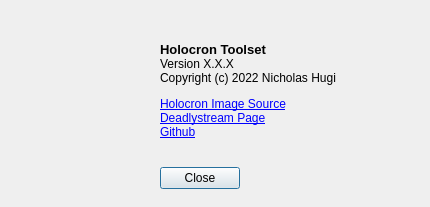
<?xml version="1.0" encoding="UTF-8"?>
<ui version="4.0">
 <class>Dialog</class>
 <widget class="QDialog" name="Dialog">
  <property name="geometry">
   <rect>
    <x>0</x>
    <y>0</y>
    <width>430</width>
    <height>207</height>
   </rect>
  </property>
  <property name="windowTitle">
   <string>About</string>
  </property>
  <widget class="QLabel" name="image">
   <property name="geometry">
    <rect>
     <x>20</x>
     <y>20</y>
     <width>128</width>
     <height>128</height>
    </rect>
   </property>
   <property name="text">
    <string/>
   </property>
   <property name="pixmap">
    <pixmap resource="../../resources/resources.qrc">:/images/icons/sith.png</pixmap>
   </property>
   <property name="scaledContents">
    <bool>true</bool>
   </property>
  </widget>
  <widget class="QWidget" name="verticalLayoutWidget">
   <property name="geometry">
    <rect>
     <x>160</x>
     <y>20</y>
     <width>262</width>
     <height>169</height>
    </rect>
   </property>
   <layout class="QVBoxLayout" name="verticalLayout">
    <item>
     <layout class="QHBoxLayout" name="horizontalLayout">
      <item>
       <widget class="QLabel" name="aboutLabel">
        <property name="sizePolicy">
         <sizepolicy hsizetype="MinimumExpanding" vsizetype="MinimumExpanding">
          <horstretch>0</horstretch>
          <verstretch>0</verstretch>
         </sizepolicy>
        </property>
        <property name="text">
         <string>&lt;html&gt;&lt;head/&gt;&lt;body&gt;&lt;p&gt;&lt;span style=&quot; font-size:10pt; font-weight:600;&quot;&gt;Holocron Toolset&lt;/span&gt;&lt;br/&gt;Version X.X.X&lt;br/&gt;Copyright (c) 2022 Nicholas Hugi&lt;/p&gt;&lt;p&gt;&lt;a href=&quot;https://sketchfab.com/3d-models/sith-holocron-star-wars-cb3d49a6261a4913817e8e00d6ab6e43&quot;&gt;&lt;span style=&quot; text-decoration: underline; color:#0000ff;&quot;&gt;Holocron Image Source&lt;br/&gt;&lt;/span&gt;&lt;/a&gt;&lt;a href=&quot;https://deadlystream.com/files/file/1982-holocron-toolset/&quot;&gt;&lt;span style=&quot; text-decoration: underline; color:#0000ff;&quot;&gt;Deadlystream Page&lt;br/&gt;&lt;/span&gt;&lt;/a&gt;&lt;a href=&quot;https://github.com/th3w1zard1/PyKotor&quot;&gt;&lt;span style=&quot; text-decoration: underline; color:#0000ff;&quot;&gt;Github&lt;/span&gt;&lt;/a&gt;&lt;/p&gt;&lt;/body&gt;&lt;/html&gt;</string>
        </property>
        <property name="openExternalLinks">
         <bool>true</bool>
        </property>
       </widget>
      </item>
     </layout>
    </item>
    <item>
     <layout class="QHBoxLayout" name="horizontalLayout_2">
      <item>
       <widget class="QPushButton" name="closeButton">
        <property name="text">
         <string>Close</string>
        </property>
       </widget>
      </item>
      <item>
       <spacer name="horizontalSpacer_2">
        <property name="orientation">
         <enum>Qt::Horizontal</enum>
        </property>
        <property name="sizeHint" stdset="0">
         <size>
          <width>40</width>
          <height>20</height>
         </size>
        </property>
       </spacer>
      </item>
     </layout>
    </item>
   </layout>
  </widget>
 </widget>
 <resources>
  <include location="../../resources/resources.qrc"/>
 </resources>
 <connections/>
</ui>
